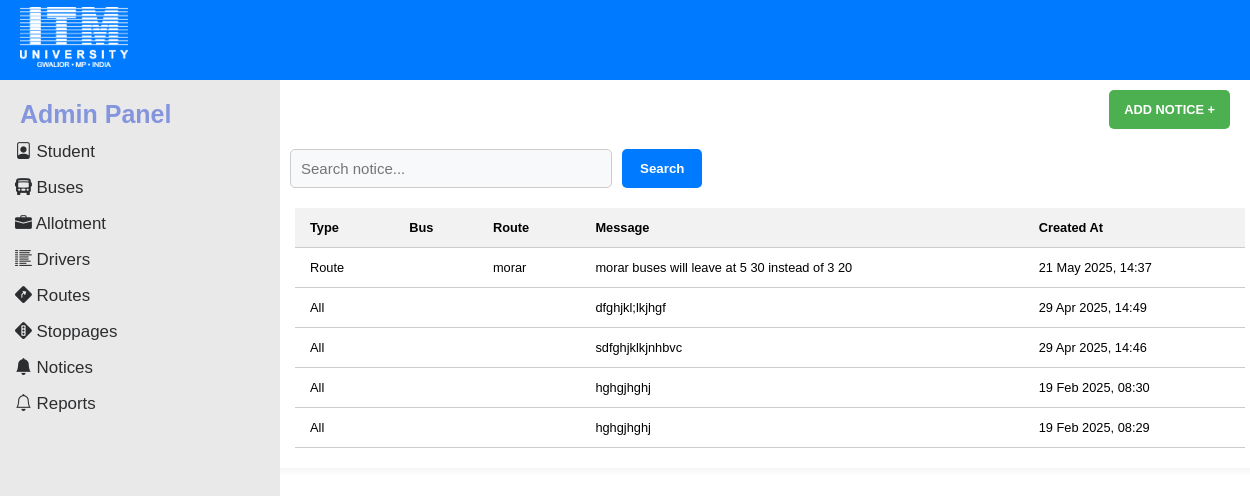
The page /notices/ on the database its author committed.
### bus_app/models.py (models this page shows, shortened)
class Notice(models.Model):
    TYPE_CHOICES = (
        ('Bus', 'Bus'),
        ('Route', 'Route'),
        ('All', 'All'),
    )
    type = models.CharField(max_length=10, choices=TYPE_CHOICES, default='All')
    bus = models.ForeignKey(Bus, on_delete=models.SET_NULL, null=True, blank=True, related_name="notices")
    route = models.ForeignKey(Route, on_delete=models.SET_NULL, null=True, blank=True, related_name="notices")
    message = models.TextField()
    created_at = models.DateTimeField(auto_now_add=True)

class Route(models.Model):
    name = models.CharField(max_length=100, unique=True)

### bus_app/views.py (the view)
# urls.py: path('notices/', views.notice_list, name='notice_list'),#for notices
def notice_list(request):
    search_query = request.GET.get('search', '')
    if search_query:
        notices = Notice.objects.filter(message__icontains=search_query)
    else:
        notices = Notice.objects.all().order_by('-created_at')  # latest first
    return render(request, 'notice_list.html', {'notices': notices})

### bus_app/templates/notice_list.html (shortened to what this page needs)
{% extends "layout.html" %}
{% load static %}
{% block extra_css %}
  <link rel="stylesheet" href="{% static 'css/bus_list.css' %}">
{% endblock %}
{% block content %}
  <div class="top-bar">
    <a href="{% url 'add_notice' %}" class="add-btn">ADD NOTICE +</a>
  </div>
  <form method="get" class="filter-form">
    <input type="text" name="search" placeholder="Search notice..." value="{{ request.GET.search }}" class="styled-select" style="width:300px;">
    <button type="submit" class="submit-btn">Search</button>
  </form>
  {% if notices %}
    <table>
      <thead>
        <tr>
          <th>Type</th>
          <th>Bus</th>
          <th>Route</th>
          <th>Message</th>
          <th>Created At</th>
        </tr>
      </thead>
      <tbody>
        {% for notice in notices %}
          <tr>
            <td>{{ notice.get_type_display }}</td>
            <td>{{ notice.bus.bus_number}}</td>
            <td>{{ notice.route.name}}</td>
            <td>{{ notice.message|truncatechars:50 }}</td>
            <td>{{ notice.created_at|date:"d M Y, H:i" }}</td>
          </tr>
        {% endfor %}
      </tbody>
    </table>
  {% else %}
    <p class="no-data">No notices found.</p>
  {% endif %}
{% endblock %}

### static/css/style.css (style rules this page uses)
body.layout-template { font-family: 'arial', sans-serif; margin: 0; font-size: 13px; }

### static/css/bus_list.css (style rules this page uses)
.filter-form { display: flex; flex-wrap: wrap; gap: 10px; margin-bottom: 20px; padding: 0 20px; }
.top-bar { display: flex; justify-content: flex-end; margin-top: 20px; margin-right: 20px; margin-bottom: 20px; }
.add-btn { background-color: #4CAF50; color: white; padding: 12px 15px; text-decoration: none; font-size: .8rem; font-weight: bold; border-radius: 5px; margin-right: 20px; margin-top: 50px; }
.submit-btn { background-color: #007BFF; color: white; border: none; padding: 10px 18px; border-radius: 5px; cursor: pointer; font-weight: bold; }
.styled-select { width: 250px; padding: 10px; font-size: 15px; border: 1px solid #ccc; border-radius: 5px; background-color: #f8f9fa; color: #333; }
table { width: 95%; margin: 0 auto; border-collapse: collapse; font-family: Arial, sans-serif; font-size: .8rem; }
th, td { padding: 12px 15px; text-align: left; border-bottom: 1px solid #ccc; }
th { background-color: #f2f2f2; font-weight: bold; }

### rows shown on the page
Notice: type "Route", route.name "morar", message "morar buses will leave at 5 30 instead of 3 20", created_at "21 May 2025, 14:37"
Notice: type "All", message "dfghjkl;lkjhgf", created_at "29 Apr 2025, 14:49"
Notice: type "All", message "sdfghjklkjnhbvc", created_at "29 Apr 2025, 14:46"
Notice: type "All", message "hghgjhghj", created_at "19 Feb 2025, 08:30"
Notice: type "All", message "hghgjhghj", created_at "19 Feb 2025, 08:29"
